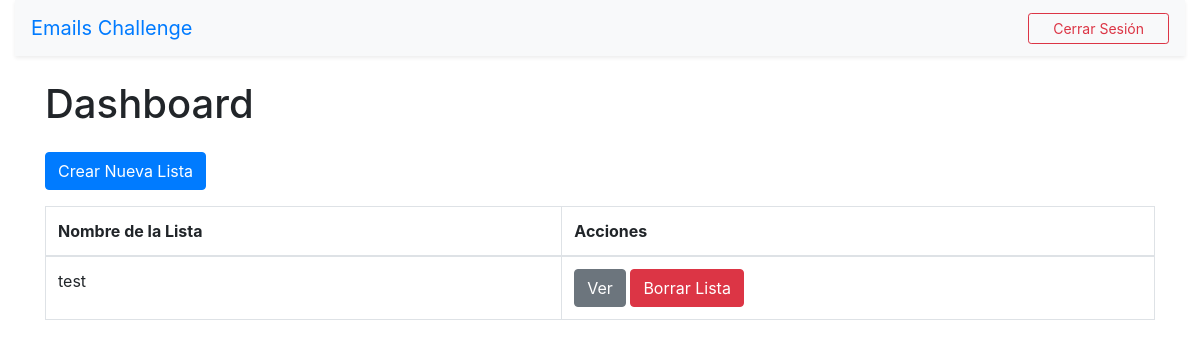
Page / (signed in) on the earlier database version.
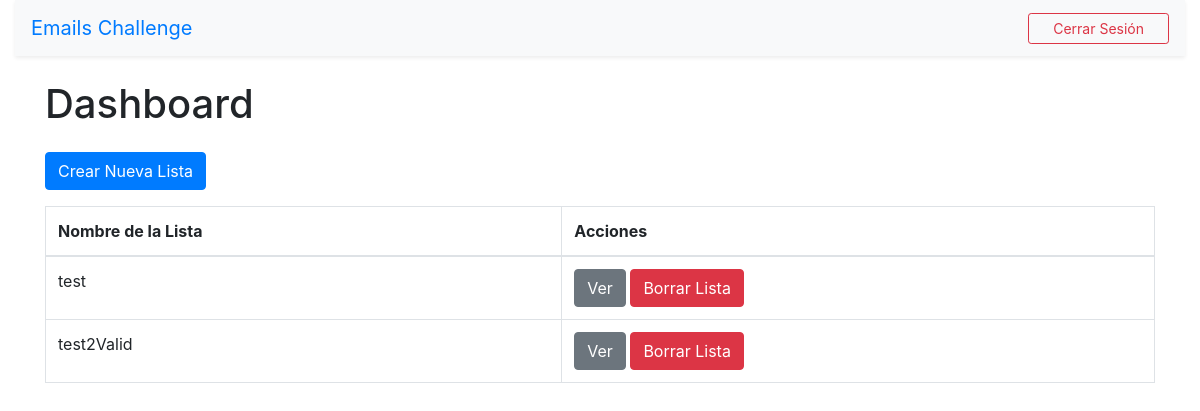
Same page on the later database version.
### core/models.py (models this page shows, shortened)
class Lista(models.Model):
    nombre = models.CharField(max_length=255)
    usuario = models.ForeignKey(User, on_delete=models.CASCADE)

### core/views.py (the view)
# urls.py: path('', views.dashboard, name='dashboard'),
@login_required
def dashboard(request):
    listas = Lista.objects.filter(usuario=request.user)
    return render(request, 'dashboard.html', {'listas': listas})

### core/templates/dashboard.html (shortened to what this page needs)
{% extends 'base.html' %} {% block title %}Dashboard{% endblock %}
{% block content %}
<h1 class="mb-4">Dashboard</h1>
<a href="{% url 'new_list' %}" class="btn btn-primary mb-3">Crear Nueva Lista</a>
<table class="table table-bordered">
  <thead>
    <tr>
      <th>Nombre de la Lista</th>
      <th>Acciones</th>
    </tr>
  </thead>
  <tbody>
 {% for lista in listas %}
        <tr>
            <td>{{ lista.nombre }}</td>
            <td >
                <a href="{% url 'view_list' lista.id %}" class="btn btn btn-secondary">Ver</a>
 								<a href="#" class="btn btn-danger" data-toggle="modal" data-target="#modalConfirmarBorrar" onclick="setListaToDelete({{ lista.id }})">
 									Borrar Lista
 								</a>
            </td>
        </tr>
        {% endfor %}
  </tbody>
</table>
{% endblock %}

### core/templates/base.html (shortened to what this page needs)
<!doctype html>
<html lang="en">
  <head>
		<link href="https://stackpath.bootstrapcdn.com/bootstrap/4.5.2/css/bootstrap.min.css" rel="stylesheet">
  </head>
	<body>
    <div class="container-fluid">
    	<nav class="navbar navbar-expand-lg navbar-light bg-light shadow-sm justify-content-between align-items-center">
        <a class="navbar-brand fs-4 fw-bold text-primary" href="{% url 'dashboard' %}">Emails Challenge</a>
        <div class="ms-auto " id="navbarNav">
            <ul class="navbar-nav d-flex">
                {% if user.is_authenticated %}
                    <li class="nav-item">
                        <form method="post" action="{% url 'quit' %}" style="display: inline;">
                            <button type="submit" class="btn btn-outline-danger btn-sm fw-semibold px-4">Cerrar Sesión</button>
                        </form>
                    </li>
                {% endif %}
            </ul>
        </div>
    	</nav>
		</div>
		<div class="container mt-4">
        {% block content %}
        {% endblock %}
    </div>
	</body>
</html>

Differences in the rows shown:
added Lista: nombre "test2Valid"
